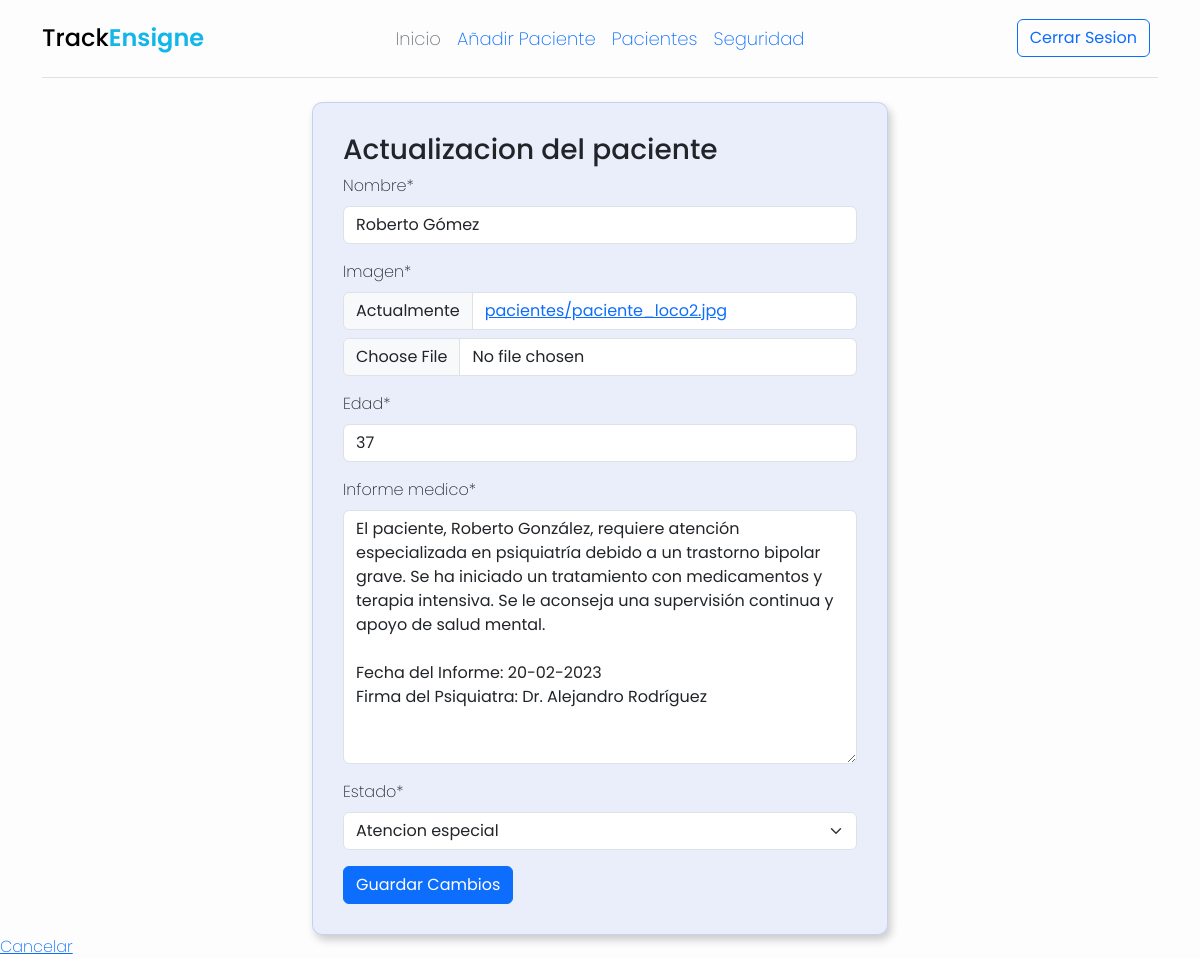
/app/actualizar_paciente/43 (signed in), run on the app's committed database.
### myapp/models.py (models this page shows, shortened)
class Paciente(models.Model):
    estado_choices = (('En observacion', 'En observacion'), ('Atencion especial','Atencion especial'),
                      ('Alta medica', 'Alta medica'))
    nombre = models.CharField(max_length=100)
    imagen = models.ImageField(upload_to='pacientes/')
    edad = models.PositiveIntegerField()
    informe_medico = models.TextField()
    estado = models.CharField(max_length=20,choices=estado_choices, default='Alta medica')

### myapp/views.py (the view)
# urls.py: path('actualizar_paciente/<int:pk>', views.patients_update, name='actualizar_paciente'),
@login_required
def patients_update(request, pk):
    paciente = get_object_or_404(Paciente, pk=pk)
    if request.method == 'POST':
        form = PacienteForm(request.POST,request.FILES, instance=paciente)  # Cambia "request.post" a "request.POST"
        if form.is_valid():
            form.save()
            return redirect('pacientes')
    else:
        form = PacienteForm(instance=paciente)
    return render(request, 'pages/actualizar_paciente.html', {'form': form})

### myapp/form.py
class PacienteForm(forms.ModelForm):
    class Meta:
        model = Paciente
        fields = ['nombre', 'imagen', 'edad', 'informe_medico', 'estado']

### templates/pages/actualizar_paciente.html (shortened to what this page needs)
{% extends 'plantilla/index.html' %}
{% load crispy_forms_tags %}
{% block content %}
<main class="container w-50 m-auto mt-4">
    <div style="background-color: rgba(65, 105, 225, 0.097);padding: 30px; border-radius: 10px; box-shadow: 3px 5px 8px rgba(0, 0, 0, .2); border: 1px solid  rgba(65, 105, 225, 0.211);">
    <h3>Actualizacion del paciente</h3>
    <form method="post" enctype="multipart/form-data">
        {{ form|crispy }}
        <button type="submit" class="btn btn-primary">Guardar Cambios</button>
    </form>
        </div>
        </main>
    <a href="{% url 'pacientes' %}">Cancelar</a>
{% endblock %}

### templates/plantilla/index.html (style rules this page uses)
body { font-family: 'Poppins', sans-serif; background-color: #fdfdfd; font-weight: 200; }

### data on the page
Paciente: nombre "Roberto Gómez", edad "37", informe_medico "El paciente, Roberto González, requiere atención especializada en psiquiatría debido a un trastorno bipolar grave. Se ha iniciado un tratamiento con medicamentos y terapia intensiva. Se le aconseja una supervisión continua y apoyo de salud mental. Fecha del Informe: 20-02-2023 Firma del Psiquiatra: Dr. Alejandro Rodríguez", estado "Atencion especial"
